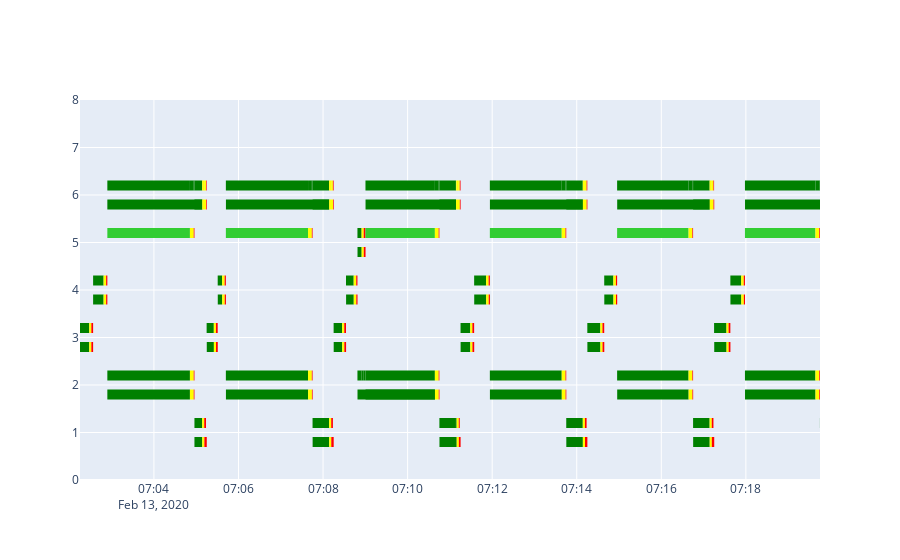

Write notebook code for a chart like this one.
### Code cell
tl_id = '63069007'

lower_time = '02/13/2020 07:00:00.000'
upper_time = '02/13/2020 07:20:00.000'

upper_time_dt = datetime.datetime.strptime(upper_time, '%m/%d/%Y %H:%M:%S.%f')
lower_time_dt = datetime.datetime.strptime(lower_time, '%m/%d/%Y %H:%M:%S.%f')
#tls_dict[tl_id].loc[(tls_dict[tl_id]['interval_begin_dt'] > lower_time_dt) and (tls_dict[tl_id]['interval_begin_dt'] <= upper_time_dt)]

plot_sumo_df = tls_dict[tl_id].loc[(tls_dict[tl_id]['interval_begin_dt'] > lower_time_dt) & 
                                   (tls_dict[tl_id]['interval_begin_dt'] < upper_time_dt)] 

plot_rw_dict = {}


state_settings = {'green': {'color': 'green'},
                 'yellow': {'color': 'yellow'},
                 'red': {'color': 'red'}
                 }

width = 10

plot_rw_dict['green'] = rw_tl_dict[tl_id]['green'].loc[(rw_tl_dict[tl_id]['green'].index > lower_time_dt) & 
                                   (rw_tl_dict[tl_id]['green'].index < upper_time_dt)]

plot_rw_dict['yellow'] = rw_tl_dict[tl_id]['yellow'].loc[(rw_tl_dict[tl_id]['yellow'].index > lower_time_dt) & 
                                   (rw_tl_dict[tl_id]['yellow'].index < upper_time_dt)]

plot_rw_dict['red'] = rw_tl_dict[tl_id]['red'].loc[(rw_tl_dict[tl_id]['red'].index > lower_time_dt) & 
                                   (rw_tl_dict[tl_id]['red'].index < upper_time_dt)]


fig = go.Figure()
fig.add_trace(go.Scatter(x=[plot_rw_dict['green'].index[0], plot_rw_dict['green'].index[-1]], opacity=0))

fig.update_xaxes(range=[plot_rw_dict['green'].index[0], plot_rw_dict['green'].index[-1]])
fig.update_yaxes(range=[0, 8])

offset = 0.2

for i in range(len(plot_sumo_df.index)):
    for j in range(len(plot_sumo_df['green'].iloc[i])): # deals with the 1 or 2 phases
        fig.add_shape(
                # Line Horizontal
                dict(
                    type="line",
                    x0=plot_sumo_df['interval_begin_dt'].iloc[i],
                    y0=plot_sumo_df['green'].iloc[i][j] + offset,
                    x1=plot_sumo_df['interval_end_dt'].iloc[i],
                    y1=plot_sumo_df['green'].iloc[i][j] + offset,
                    line=dict(
                        color="Green",
                        width=width
                    )
        )
        )
        
    for j in range(len(plot_sumo_df['yellow'].iloc[i])): 
        fig.add_shape(
                # Line Horizontal
                dict(
                    type="line",
                    x0=plot_sumo_df['interval_begin_dt'].iloc[i],
                    y0=plot_sumo_df['yellow'].iloc[i][j] + offset,
                    x1=plot_sumo_df['interval_end_dt'].iloc[i],
                    y1=plot_sumo_df['yellow'].iloc[i][j] + offset,
                    line=dict(
                        color="yellow",
                        width=width
                    )
                )
        )
        
    for j in range(len(plot_sumo_df['red'].iloc[i])): 
        fig.add_shape(
                # Line Horizontal
                dict(
                    type="line",
                    x0=plot_sumo_df['interval_begin_dt'].iloc[i],
                    y0=plot_sumo_df['red'].iloc[i][j] + offset,
                    x1=plot_sumo_df['interval_end_dt'].iloc[i],
                    y1=plot_sumo_df['red'].iloc[i][j] + offset,
                    line=dict(
                        color="red",
                        width=width
                    )
                )
    )
    for j in range(len(plot_sumo_df['yield'].iloc[i])): 
        fig.add_shape(
                # Line Horizontal
                dict(
                    type="line",
                    x0=plot_sumo_df['interval_begin_dt'].iloc[i],
                    y0=plot_sumo_df['yield'].iloc[i][j] + offset,
                    x1=plot_sumo_df['interval_end_dt'].iloc[i],
                    y1=plot_sumo_df['yield'].iloc[i][j] + offset,
                    line=dict(
                        color="limegreen",
                        width=width
                    )
                )
        )

for state in plot_rw_dict.keys():
    
    for i in range(len(plot_rw_dict[state].index)):
        
        for j in range(1,3):
            
            if plot_rw_dict[state]['phase_' + str(j)].iloc[i] != "":
                
                phase = plot_rw_dict[state]['phase_' + str(j)].iloc[i]
                end_time = plot_rw_dict[state]['phase_' + str(j) + '_off_time'].iloc[i]
                
                fig.add_shape(
                    dict(
                        type="line",
                        x0=plot_rw_dict[state].index[i],
                        y0=phase - offset,
                        x1=end_time,
                        y1=phase - offset,
                        line=dict(
                            color=state_settings[state]['color'],
                            width=width
                        )
                    )
                )
                   
fig.update_layout({'hovermode': 'closest', 'xaxis': {'showspikes': True}
    })
    
fig.update_shapes(dict(xref='x', yref='y'))
fig.show()
